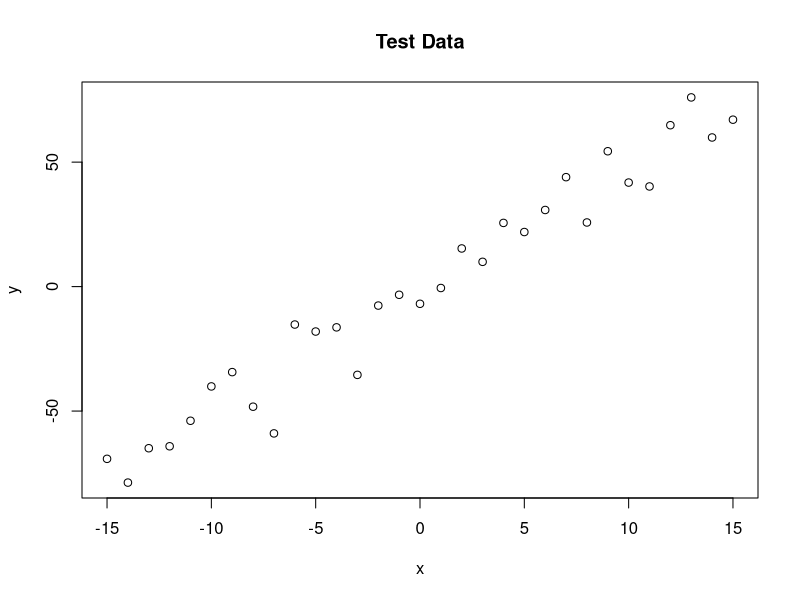
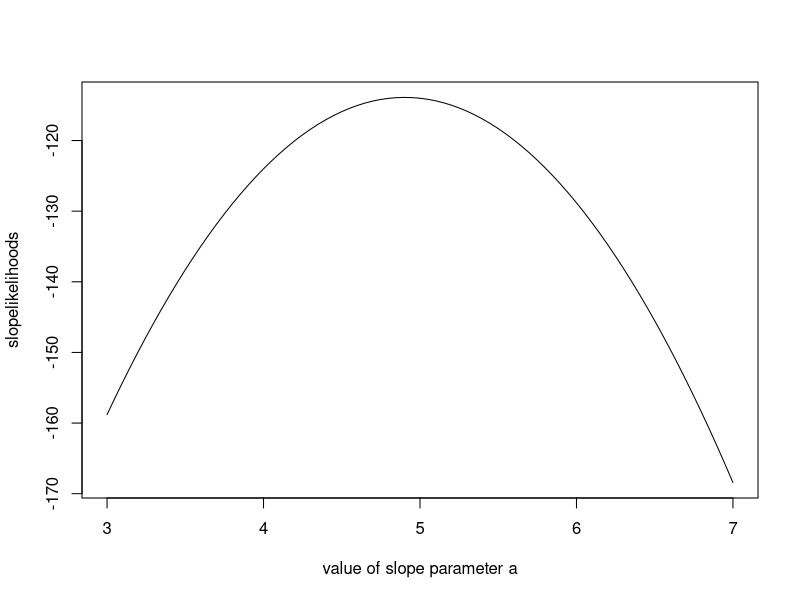
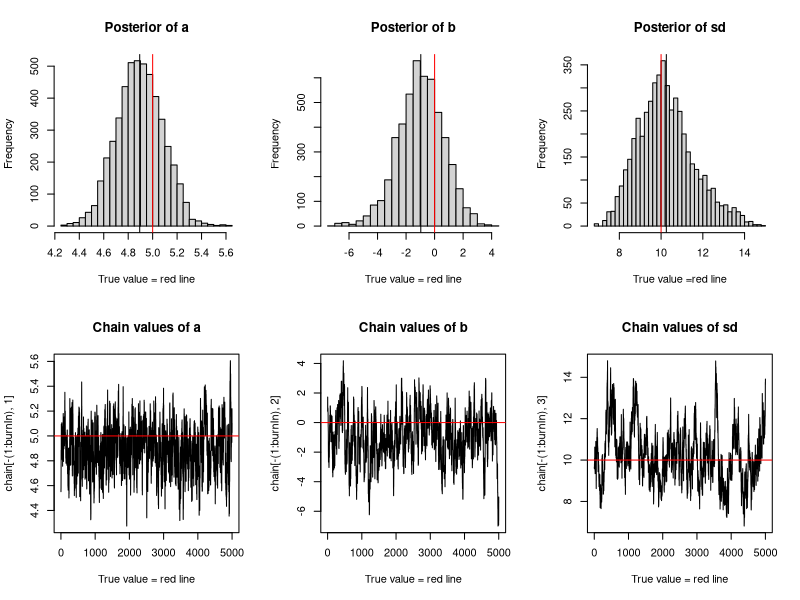

Here is the R script that generated these plots, in order:
### Create test data
# assign value 5 as the true value of A
trueA <- 5
# assign value 0 as the true value of B
trueB <- 0
# assign value 10 as the true value of Sd
trueSd <- 10
# make the sample size as 31
sampleSize <- 31
# create independent x-values, they are -15:15
x <- (-(sampleSize-1)/2):((sampleSize-1)/2)
# create dependent values according to ax + b + N(0, sd)
y <- trueA*x + trueB + rnorm(n = sampleSize, mean = 0, sd = trueSd)
# plot (x,y) to have a look at the test data
plot(x, y, main = "Test Data")

### Derive the likelihood function
# likelihood is a function with parameters including 3 elements.
likelihood <- function(param) {
# assign the 1st, 2nd, and 3rd element of param to a, b, and sd
  a = param[1]
  b = param[2]
  sd = param[3]
# use these a,b,sd value to calculate predicted value of y  
  pred = a*x + b
# gives the log of probability of observing y
# given the normal distibution of y under a, b, and sd values given by param)
  singlelikelihoods = dnorm(y, mean = pred, sd = sd, log = T)
# given sum of all log probabilities of observing each y. 
# this is equivalent to the joint probability of observing each y in our test data. 
  sumll = sum(singlelikelihoods)
  return(sumll)
}

# Example: plot the likelihood profile of the slope a
slopevalues <- function(x){return(likelihood(c(x,trueB,trueSd)))}
slopelikelihoods <- lapply(seq(3,7, by =.05),slopevalues)
plot(seq(3,7,by = .05),slopelikelihoods,type="l",xlab = "value of slope parameter a")

### Defining the prior
# prior is a function returning the probability of noticing a, b, sd with value shown in param
# based on their original distribution that we assumed. 
prior <- function(param){
  a = param[1]
  b = param[2]
  sd = param[3]
# calculate log(probability of a = param[1], given its uniform distribution)
  aprior = dunif(a, min = 0, max = 10, log = T)
# calculate log(probability of b = param[2], given its normal distribution)
  bprior = dnorm(b, sd = 5, log = T)
# calculate log(probability of sd = param[3], given its uniform distribution)
  sdprior = dunif(sd, min = 0, max = 30, log = T)
# return the joint probability of observing a, b, sd as the value given by param
  return (aprior+bprior+sdprior)
}

### The posterior
# posterior is function with param as input paramters. 
# it returns the product of prior and likelihood
# which is the target function used in following MCMC algorithm. 
posterior <- function(param){
  return (likelihood(param) + prior(param))
}

### The Metropolis-Hastings algorithm
# draw random samples of a, b, sd from a normal dist
proposalfunction <- function(param) {
  return(rnorm(3, mean = param, sd = c(0.1, 0.5, 0.3)))
}

# run_metropolis_MCMC is a function returns a list of sampling values of a, b, and sd.
run_metropolis_MCMC <- function(startvalue, iterations) {
# create an empty array with (iterations+1) rows, and 3 columns (for a, b, and sd)
  chain = array(dim = c(iterations+1, 3))
# the first row of this array is just the starvlue we give. 
  chain[1, ] = startvalue
# do iterations 
  for (i in 1:iterations){
# call proposalfunction to work on each row of chain
    proposal = proposalfunction(chain[i, ])
# the probab of jumping to the new point with a probability p(proposal)/p(chain[i,])
# since we use log(probability) here, it can be calculated as exp(diff)   
    probab = exp(posterior(proposal) - posterior(chain[i, ]))
# generate a uniform random variable on [0,1], if it is smaller than probab
# assign proposal to the next row of chain
    if (runif(1) < probab){
      chain[i+1, ] = proposal
    }else {
# otherwise, keep the value of next row of chain the same as this row. 
      chain[i+1, ] = chain[i, ]
    }
  }
  return(chain)
}

# test the MCMC using start value of a = 4, b = 0, sd = 10
startvalue = c(4,0,10)
# call the run_metropolis_MCMC function to work on this startvalue, and interate 10000 times. 
chain = run_metropolis_MCMC(startvalue, 10000)

# create a new variable called burnIn with value of 5000 (half of iterations) 
burnIn = 5000
# the acceptance rate is calculated as the 
# 1-(# of repated rows after 5000th row compared with previous rows of chain)
acceptance = 1- mean(duplicated(chain[-(1:burnIn), ]))

### Plot the result
# divide the whole frame into 2*3 subframe. 
par(mfrow = c(2,3))
# plot the histogram of the value of a got from MCMC (start at the 5001th iteration)
hist(chain[-(1:burnIn), 1], nclass=30, main="Posterior of a", xlab="True value = red line")
# add a verical line to show the mean value of posterior of a 
abline(v=mean(chain[-(1:burnIn), 1]))
# add a vertical value with color of red to show the true value of a (=5)
abline(v=trueA,col="red")
# Similar to comments above for a 
hist(chain[-(1:burnIn),2], nclass=30, main="Posterior of b", xlab="True value = red line")
abline(v=mean(chain[-(1:burnIn), 2]))
abline(v=trueB, col="red")
hist(chain[-(1:burnIn),3], nclass=30, main="Posterior of sd", xlab="True value =red line")
abline(v=mean(chain[-(1:burnIn),3]))
abline(v=trueSd, col="red")
# plot each point of sampled a got from MCMC (start at the 5001th iteration)
plot(chain[-(1:burnIn),1], type = "l", xlab="True value = red line" , main = "Chain values of a")
# add a horizontal line to show the true value of a (=5)
abline(h = trueA, col="red" )
plot(chain[-(1:burnIn),2], type = "l", xlab="True value = red line" , main = "Chain values of b")
# similar to comments above for a
abline(h = trueB, col="red" )
plot(chain[-(1:burnIn),3], type = "l", xlab="True value = red line" , main = "Chain values of sd")
abline(h = trueSd, col="red" )

# for comparison:
# returns the results of linear regression with y as the dependent variable and x as the independent variable. 
summary(lm(y~x))